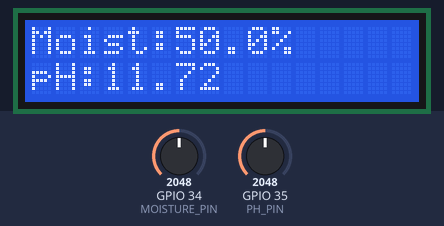
A program run on a simulated ESP32. Parts: 16×2 character LCD. The test bench sets the inputs (shaded band); at power-on: GPIO 34 (MOISTURE_PIN) = 2048, GPIO 35 (PH_PIN) = 2048. WiFi joins after 1.5 s; servers stay silent unless stated; no MQTT or app messages arrive unless stated; what the program prints to the serial monitor is not drawn.

Above: at 2.7 s.
2.8 s: GPIO 34 (MOISTURE_PIN) set to 2866
At 5.1 s:
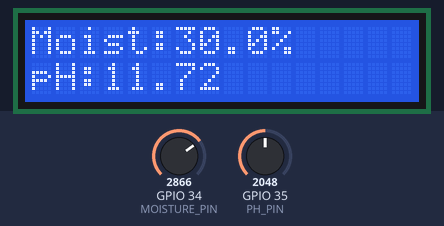
6.7 s: GPIO 35 (PH_PIN) set to 2866
At 8.5 s:
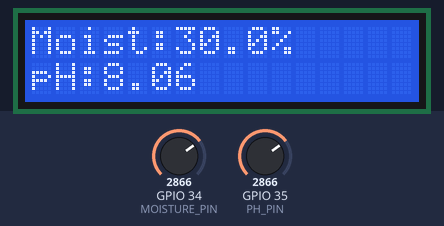
10.6 s: GPIO 34 (MOISTURE_PIN) set to 3603
At 11.8 s:
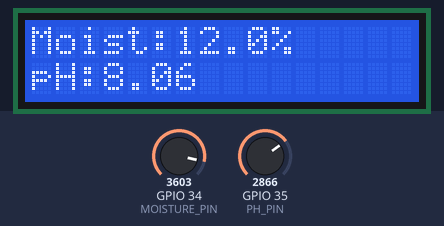
14.5 s: GPIO 35 (PH_PIN) set to 3603
At 17.3 s:
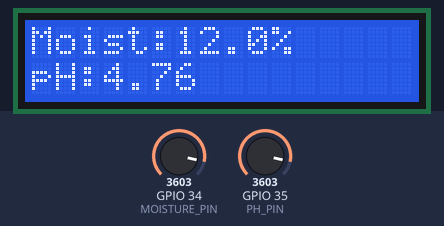
18.4 s: GPIO 34 (MOISTURE_PIN) set to 4095
At 20.6 s:
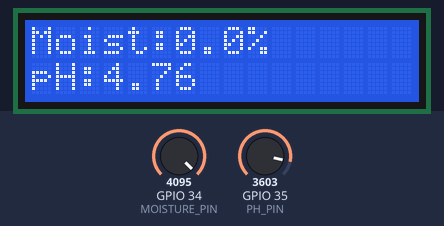
22.3 s: GPIO 35 (PH_PIN) set to 4095
At 23.9 s:
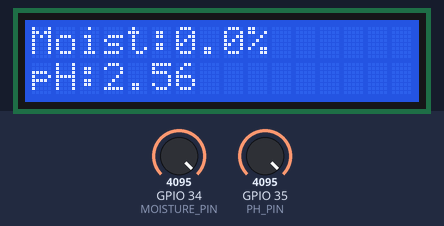
Timing chart, 0 to 25.4 s (numbered marks = the images above; inputs shaded):
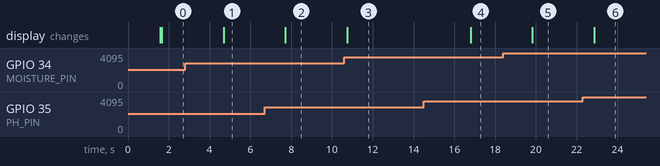

The program:

main.cpp
```cpp
#include <WiFi.h>
   #include <PubSubClient.h>
   #include <LiquidCrystal_I2C.h>

   // WiFi (Wokwi)
   const char* ssid = "Wokwi-GUEST";
   const char* password = "";

   // MQTT
   const char* mqtt_server = "broker.hivemq.com";
   const char* mqtt_topic = "smart-agriculture/sensors";  // Matches your .env!

   WiFiClient espClient;
   PubSubClient client(espClient);

   // LCD (I2C)
   LiquidCrystal_I2C lcd(0x27, 16, 2);

   // Sensor pins (matches your diagram.json)
   #define MOISTURE_PIN 34  // Potentiometer 1
   #define PH_PIN 35        // Potentiometer 2

   // WiFi Setup
   void setup_wifi() {
     Serial.print("Connecting to WiFi");
     WiFi.begin(ssid, password);

     while (WiFi.status() != WL_CONNECTED) {
       delay(500);
       Serial.print(".");
     }

     Serial.println("\nWiFi connected!");
   }

   // MQTT reconnect
   void reconnect() {
     while (!client.connected()) {
       Serial.print("Connecting to MQTT...");
       if (client.connect("ESP32Client")) {
         Serial.println("connected!");
       } else {
         Serial.print("failed, rc=");
         Serial.print(client.state());
         Serial.println(" retrying...");
         delay(2000);
       }
     }
   }

   void setup() {
     Serial.begin(115200);

     setup_wifi();
     client.setServer(mqtt_server, 1883);

     // LCD init
     lcd.init();
     lcd.backlight();
     lcd.setCursor(0, 0);
     lcd.print("Smart Agri");
   }

   void loop() {
     if (!client.connected()) {
       reconnect();
     }

     client.loop();

     // Read BOTH sensors
     int moistureValue = analogRead(MOISTURE_PIN);
     int phValue = analogRead(PH_PIN);

     // Convert to meaningful values
     float moisturePercent = 100 - ((moistureValue / 4095.0) * 100);  // 0-100%
     float voltage = phValue * (3.3 / 4095.0);
     float pH = 7 + ((2.5 - voltage) / 0.18);

     // Update LCD
     lcd.setCursor(0, 0);
     lcd.print("Moist:");
     lcd.print(moisturePercent, 1);
     lcd.print("%   ");

     lcd.setCursor(0, 1);
     lcd.print("pH:");
     lcd.print(pH, 2);
     lcd.print("      ");

     // Create JSON payload (matches backend expected format)
     String payload = "{";
     payload += "\"deviceId\":\"esp32-001\",";
     payload += "\"moisture\":" + String(moisturePercent, 2) + ",";
     payload += "\"pH\":" + String(pH, 2) + ",";
     payload += "\"timestamp\":" + String(millis());
     payload += "}";

     // Publish to MQTT
     Serial.println("Publishing: " + payload);
     client.publish(mqtt_topic, payload.c_str());

     delay(3000);
   }
```

Measured:
- after the input at 2.8 s, the display: changes after 1.9 s (image 1)
- after the input at 6.7 s, the display: changes after 1.0 s (image 2)
- after the input at 10.6 s, the display: changes after 0.14 s (image 3)
- after the input at 14.5 s, the display: changes after 2.3 s (image 4)
- after the input at 18.4 s, the display: changes after 1.4 s (image 5)
- after the input at 22.3 s, the display: changes after 0.56 s (image 6)
